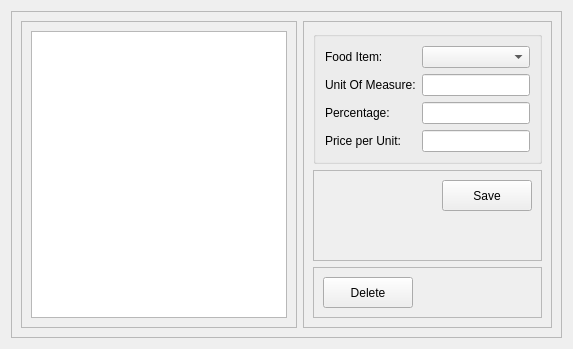
        <widget class="QWidget" name="tab">
         <attribute name="title">
          <string>Diet Configuration</string>
         </attribute>
         <layout class="QGridLayout" name="gridLayout_14">
          <item row="0" column="0">
           <widget class="QFrame" name="frame_12">
            <property name="frameShape">
             <enum>QFrame::StyledPanel</enum>
            </property>
            <property name="frameShadow">
             <enum>QFrame::Raised</enum>
            </property>
            <layout class="QHBoxLayout" name="horizontalLayout_3">
             <item>
              <widget class="QFrame" name="frame_13">
               <property name="frameShape">
                <enum>QFrame::StyledPanel</enum>
               </property>
               <property name="frameShadow">
                <enum>QFrame::Raised</enum>
               </property>
               <layout class="QGridLayout" name="gridLayout_12">
                <item row="0" column="0">
                 <widget class="QTableView" name="tblDiets">
                  <property name="alternatingRowColors">
                   <bool>true</bool>
                  </property>
                  <property name="sortingEnabled">
                   <bool>true</bool>
                  </property>
                 </widget>
                </item>
               </layout>
              </widget>
             </item>
             <item>
              <widget class="QFrame" name="frame_14">
               <property name="frameShape">
                <enum>QFrame::StyledPanel</enum>
               </property>
               <property name="frameShadow">
                <enum>QFrame::Raised</enum>
               </property>
               <layout class="QGridLayout" name="gridLayout_13">
                <item row="0" column="0" colspan="2">
                 <widget class="QGroupBox" name="groupBox">
                  <property name="title">
                   <string/>
                  </property>
                  <layout class="QFormLayout" name="formLayout">
                   <item row="0" column="0">
                    <widget class="QLabel" name="label_2">
                     <property name="text">
                      <string>Food Item:</string>
                     </property>
                    </widget>
                   </item>
                   <item row="0" column="1">
                    <widget class="QComboBox" name="cmbFoodItem"/>
                   </item>
                   <item row="1" column="0">
                    <widget class="QLabel" name="label_7">
                     <property name="text">
                      <string>Unit Of Measure:</string>
                     </property>
                    </widget>
                   </item>
                   <item row="1" column="1">
                    <widget class="QLineEdit" name="txtUnitOfMeasure"/>
                   </item>
                   <item row="2" column="0">
                    <widget class="QLabel" name="label_8">
                     <property name="text">
                      <string>Percentage:</string>
                     </property>
                    </widget>
                   </item>
                   <item row="2" column="1">
                    <widget class="QLineEdit" name="txtPercentage"/>
                   </item>
                   <item row="3" column="0">
                    <widget class="QLabel" name="label_9">
                     <property name="text">
                      <string>Price per Unit:</string>
                     </property>
                    </widget>
                   </item>
                   <item row="3" column="1">
                    <widget class="QLineEdit" name="txtUnitPrice"/>
                   </item>
                  </layout>
                 </widget>
                </item>
                <item row="1" column="0" colspan="2">
                 <widget class="QFrame" name="frame_15">
                  <property name="frameShape">
                   <enum>QFrame::StyledPanel</enum>
                  </property>
                  <property name="frameShadow">
                   <enum>QFrame::Raised</enum>
                  </property>
                  <layout class="QGridLayout" name="gridLayout_16">
                   <item row="0" column="1">
                    <widget class="QPushButton" name="cmdSaveDiet">
                     <property name="minimumSize">
                      <size>
                       <width>90</width>
                       <height>31</height>
                      </size>
                     </property>
                     <property name="maximumSize">
                      <size>
                       <width>90</width>
                       <height>16777215</height>
                      </size>
                     </property>
                     <property name="text">
                      <string>Save</string>
                     </property>
                    </widget>
                   </item>
                   <item row="0" column="0">
                    <spacer name="horizontalSpacer_4">
                     <property name="orientation">
                      <enum>Qt::Horizontal</enum>
                     </property>
                     <property name="sizeHint" stdset="0">
                      <size>
                       <width>40</width>
                       <height>20</height>
                      </size>
                     </property>
                    </spacer>
                   </item>
                   <item row="1" column="1">
                    <spacer name="verticalSpacer_5">
                     <property name="orientation">
                      <enum>Qt::Vertical</enum>
                     </property>
                     <property name="sizeHint" stdset="0">
                      <size>
                       <width>20</width>
                       <height>40</height>
                      </size>
                     </property>
                    </spacer>
                   </item>
                  </layout>
                 </widget>
                </item>
                <item row="3" column="0" colspan="2">
                 <widget class="QFrame" name="frame_16">
                  <property name="frameShape">
                   <enum>QFrame::StyledPanel</enum>
                  </property>
                  <property name="frameShadow">
                   <enum>QFrame::Raised</enum>
                  </property>
                  <layout class="QGridLayout" name="gridLayout_15">
                   <item row="0" column="0">
                    <widget class="QPushButton" name="cmdDelDiet">
                     <property name="minimumSize">
                      <size>
                       <width>90</width>
                       <height>31</height>
                      </size>
                     </property>
                     <property name="text">
                      <string>Delete</string>
                     </property>
                    </widget>
                   </item>
                   <item row="0" column="1">
                    <spacer name="horizontalSpacer_3">
                     <property name="orientation">
                      <enum>Qt::Horizontal</enum>
                     </property>
                     <property name="sizeHint" stdset="0">
                      <size>
                       <width>40</width>
                       <height>20</height>
                      </size>
                     </property>
                    </spacer>
                   </item>
                  </layout>
                 </widget>
                </item>
               </layout>
              </widget>
             </item>
            </layout>
           </widget>
          </item>
         </layout>
        </widget>
